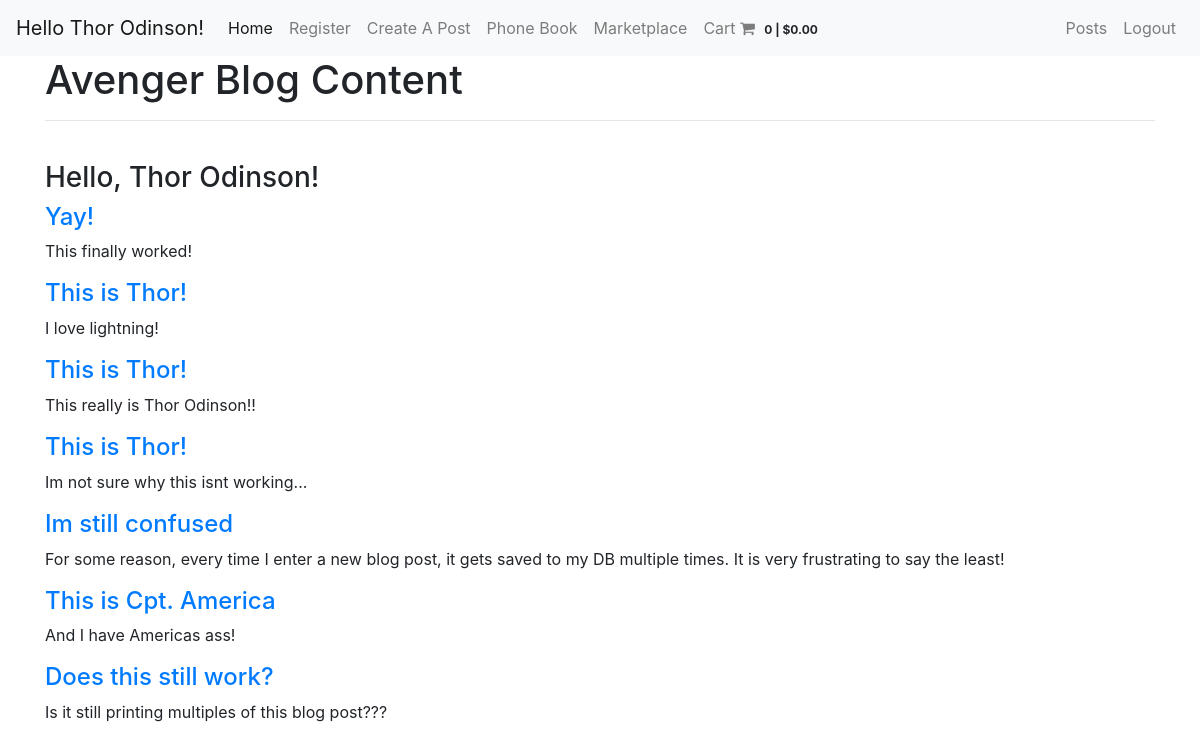
/blog/posts (signed in), run on the app's committed database.
### app/models.py (models this page shows, shortened)
class Avenger(db.Model, UserMixin):
    id = db.Column(db.Integer, primary_key=True)
    first_name = db.Column(db.String(100), nullable=False, unique=False)
    last_name = db.Column(db.String(100), nullable=False, unique=False)
    avenger_name = db.Column(db.String(100), nullable=False, unique=True)
    address = db.Column(db.String(100), nullable=False)
    email = db.Column(db.String(100), nullable=False)
    phone_num = db.Column(db.String(100), nullable=False)
    password = db.Column(db.String(256), nullable=False)
    post = db.relationship('Post', backref='author', lazy=True)

class Post(db.Model):
    id = db.Column(db.Integer, primary_key=True)
    title = db.Column(db.String(200))
    content = db.Column(db.String(300))
    date_created = db.Column(db.DateTime, nullable=False, default=datetime.utcnow)
    user_id = db.Column(db.Integer, db.ForeignKey('avenger.id'), nullable=False)

### app/blueprints/blog/routes.py (the view)
@blog.route('/posts')
@login_required
def posts():
    context = {
        'posts': Post.query.all()
    }
    return render_template('posts.html', **context)

### app/models.py (called while the page is built)
@login.user_loader
def load_user(avenger_id):
    return Avenger.query.get(int(avenger_id))

### app/routes.py (called while the page is built)
@app.context_processor
def cart_stuff():
    if 'cart' not in session:
        session['cart'] = {
            'items': [],
            'cart_total': 0
        }
    return {'cart': session['cart']}

### app/templates/posts.html
{% extends 'base.html' %}
{% block content %}
<h1>Avenger Blog Content</h1>
<hr>
<br>
{% if current_user.is_authenticated %}
<h3>Hello, {{ current_user.avenger_name }}!</h3>
{% for post in posts %}
    <h4><a href="{{ url_for('blog.post_detail', post_id=post.id) }}">{{ post.title }}</a></h4>
    <p>{{ post.content }}</p>
{% endfor %}
{% else %}
<h2>Please <a href="{{ url_for('register') }}">register</a> to view this page!</h2>
{% endif %}
{% endblock content %}

### app/templates/nav.html (shortened to what this page needs)
<nav class="navbar navbar-expand-sm navbar-light bg-light">
    <a class="navbar-brand" href="#">Hello {{ current_user.avenger_name }}!</a>
    <div class="collapse navbar-collapse" id="collapsibleNavId">
        <ul class="navbar-nav mr-auto mt-2 mt-lg-0">
            <li class="nav-item active">
                <a class="nav-link" href="{{ url_for ('index') }}">Home <span class="sr-only">(current)</span></a>
            </li>
            <li class="nav-item">
                <a class="nav-link" href="{{ url_for ('auth.register') }}">Register</a>
            </li>
            <li class="nav-item">
                <a class="nav-link" href="{{ url_for ('blog.createposts') }}">Create A Post</a>
            </li>
            <li class="nav-item">
                <a class="nav-link" href="{{ url_for ('users') }}">Phone Book</a>
            </li>
            <li class="nav-item">
                <a class="nav-link" href="{{ url_for ('shop.get_products') }}">Marketplace</a>
            </li>
            <li class="nav-item">
                <a class="nav-link" href="{{ url_for ('shop.cart') }}">
                    <span>Cart</span>
                    <i class="fa fa-shopping-cart"></i>
                    <span class="badge badge-light">
                        {% if cart %}
                            {{ cart['items']|length }} | {{ '${:,.2f}'.format(cart['cart_total']) }}
                        {% else %}
                        0 | $0.00
                        {% endif %}
                    </span>
                </a>
            </li>
        </ul>
        <ul class="navbar-nav m1-auto mt-2 mt-lg-0"><li class="nav-item">
            <a class="nav-link" href="{{ url_for ('blog.posts') }}">Posts</a>
        </li>
    </ul>
    <ul class="navbar-nav m1-auto mt-2 mt-lg-0">
        {% if current_user.is_authenticated %}
        <li class="nav-item">
            <a class="nav-link" href="{{ url_for('auth.logout') }}">Logout</a>
        </li>
        {% else %}
        <li class="nav-item">
            <a class="nav-link" href="{{ url_for('auth.login') }}">Login</a>
        </li>
        {% endif %}
    </ul>
    </div>
</nav>

### data on the page
Avenger: avenger_name "Thor Odinson"
Post: title "Yay!", content "This finally worked!"
Post: title "This is Thor!", content "I love lightning!"
Post: title "This is Thor!", content "This really is Thor Odinson!!"
Post: title "This is Thor!", content "Im not sure why this isnt working..."
Post: title "Im still confused", content "For some reason, every time I enter a new blog post, it gets saved to my DB multiple times. It is very frustrating to say the least!"
Post: title "This is Cpt. America", content "And I have Americas ass!"
Post: title "Does this still work?", content "Is it still printing multiples of this blog post???"

### other printed values
{{ cart['items']|length }} "0"
{{ '${:,.2f}'.format(cart['cart_total']) }} "$0.00"
